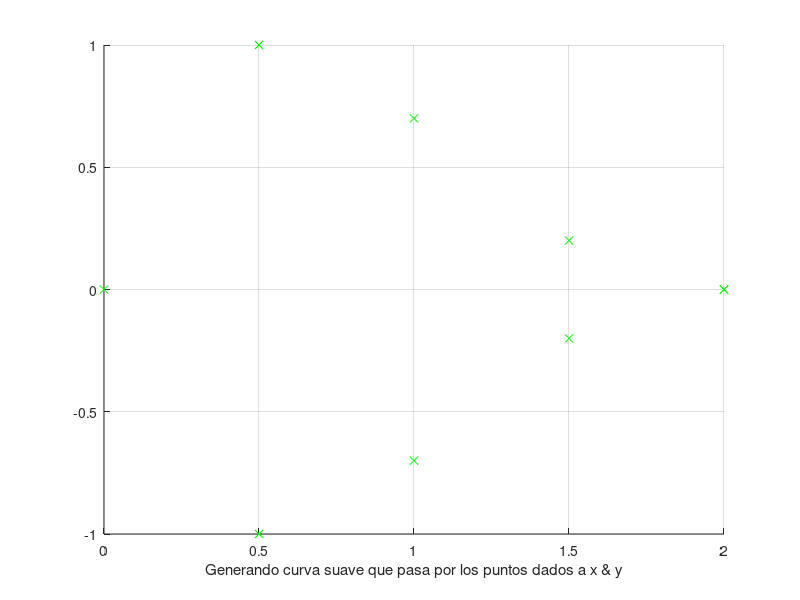

This figure's MATLAB source:
x=[2.0,1.5,1.0,0.5,0.0,0.5,1.0,1.5,2.0];
y=[0.0,0.2,0.7,1.0,0.0,-1.0,-0.7,-0.2,0.0];

p1=polyfit(x,y,1);  %Entrega coeficientes/ctes de un pol. orden 1
v1=polyval(p1,x); %Le damos los valores de los coeficientes para crear internamente el pol de orden 1

hold on
plot(x,y,'x','MarkerEdgeColor','green');
grid on;
xlabel('Generando curva suave que pasa por los puntos dados a x & y');